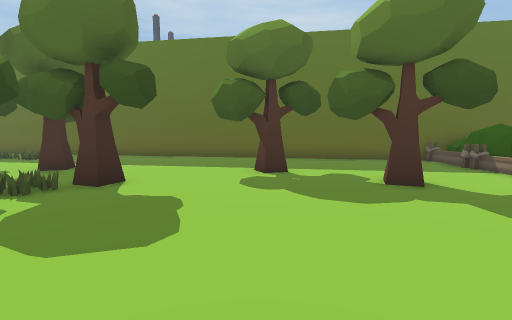
view 1 (above)

21 first-person views from a walk through a scene from a Unity 3-D project. The camera is 1.3 m above the floor, tilts 6° down and sees 85° across. The floor is counted in squares, 1 m on a side. Each view is taken from the middle of a square. On the plan, view 1 faces up. The plan holds only what a view shows up to about 13 squares ahead; the rest is blank. The place goes on beyond the plan. Some surface patterns are stand-ins.

view 2
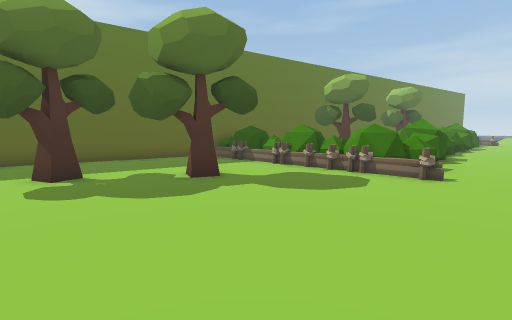

view 3
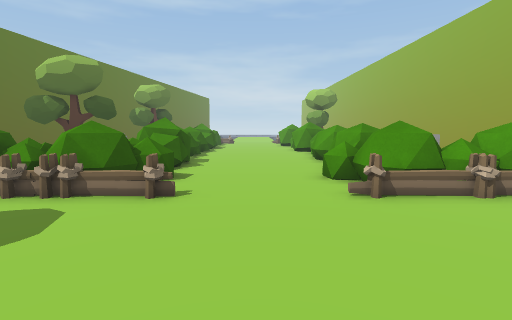

view 4
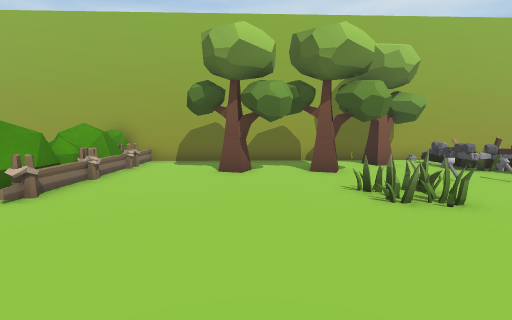

view 5
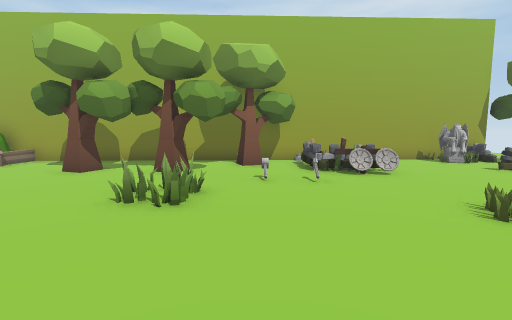

view 6
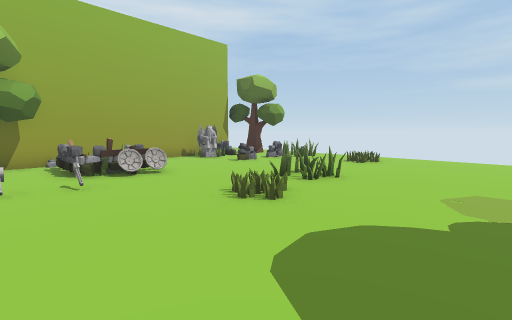

view 7
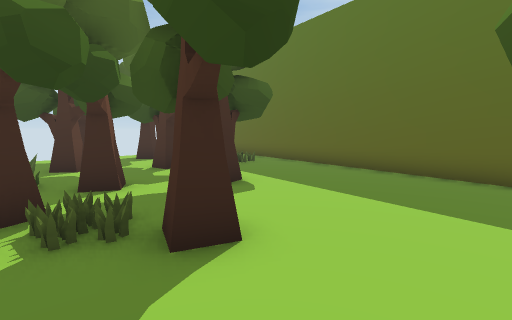

view 8
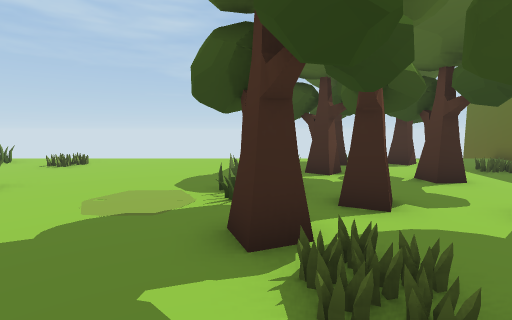

view 9
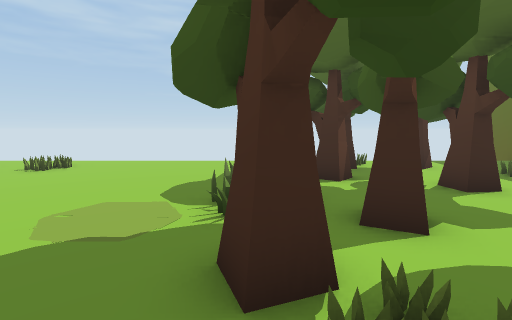

view 10
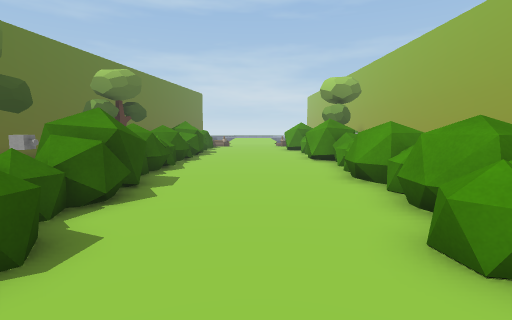

view 11
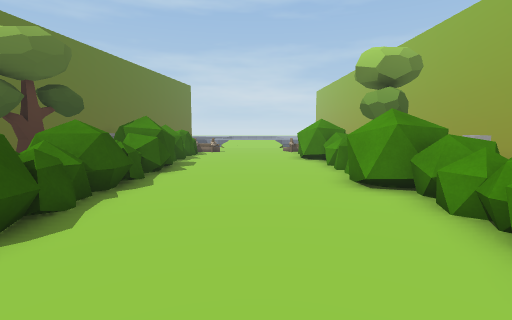

view 12
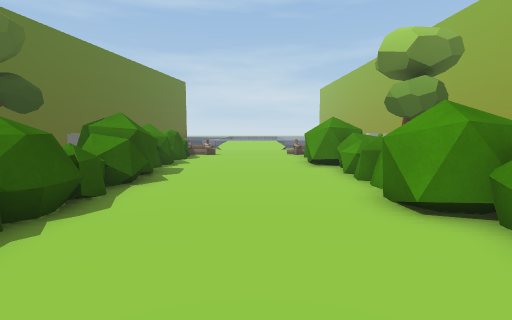

view 13
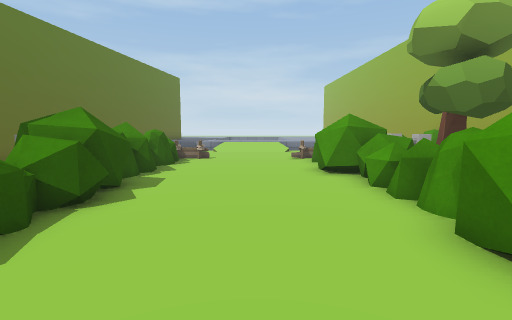

view 14
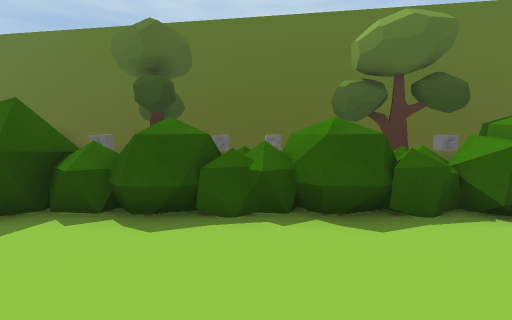

view 15
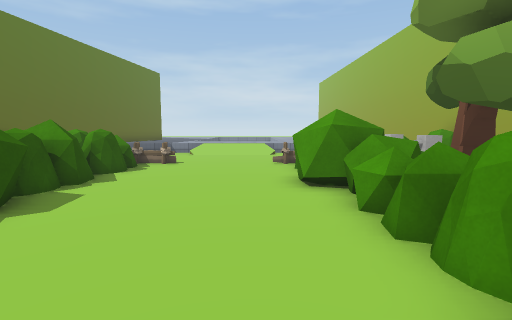

view 16
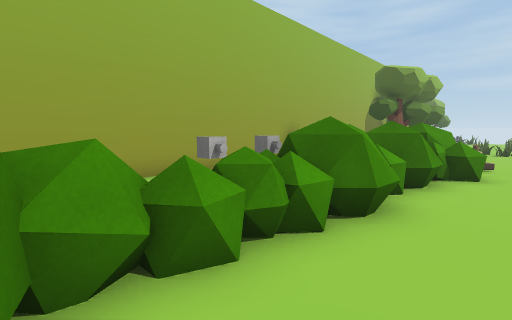

view 17
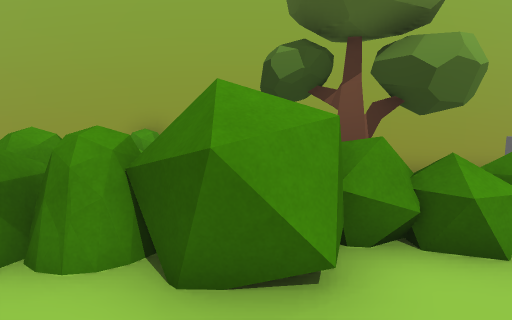

view 18
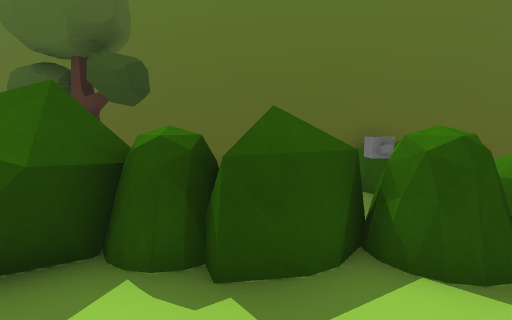

view 19
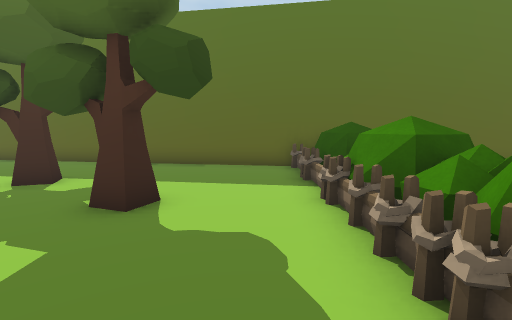

view 20
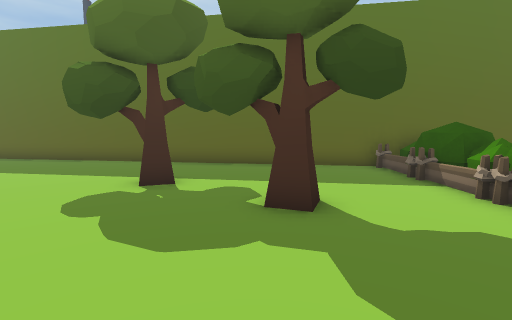

view 21
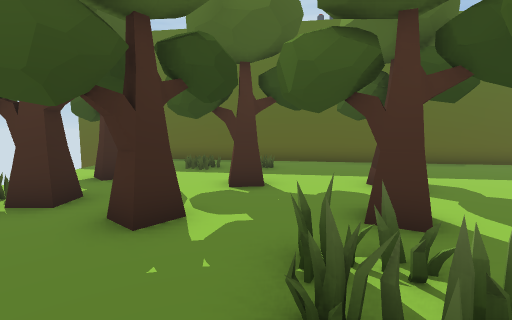

### Floor plan
Key: @ floor where view 1 was taken; # wall or solid block; . floor; O other object.
Columns run from 16 left of view 1 to 29 right of it. Each row starts with its distance up from view 1.
 16 ######
 15  ... #######
 14  ... ......#######
 13   ..O.O..........#######
 12  #.....................######
 11  OO.....................O   #######
 10  .O..OO..O.............OOO    O   #######
  9  O...O...O......OO.....OOO    #O        ######
  8   O.............O.......O     OO     #O     OO
  7   ..OO.##..#O.....#OO...OO           OO     OO
  6    .#......O...........OOO       OOO   OO   OO
  5     ...O.OO............OOO   O     O   O OOOOO
  4  ........O..............OOOOOOOOOOOOOOOOOOOOOO
  3  ........................OOOOOOOOOOOOOOOO.O.O.
  2  .......................O.O...................
  1  .............................................
  0  ...............@.............................
 -1  .........O...................................
 -2  .O....O........O......OOOO.........O.....O...
 -3   ......................OO OO OOOOOOOOOOOOOOOO
 -4  ...........O..........OOO OO OOOOOOOOOOOOO OO
 -5  .........OO...........OOOO     O O OO #OOOO O
 -6    OOOO...OOO..#OO#OO...OO
 -7      .....  O...........O                    O
 -8      .O..   O#OO........OO            #######O
 -9     OOO..   ############O#############
-10     ##O#####
-11       O

Where each view was taken, in squares from view 1:
view 1: 0 up, 0 right, facing up
view 2: 0 up, 1 left, facing up-right
view 3: 0 up, 2 right, facing right
view 4: 3 up, 3 right, facing down
view 5: 3 up, 2 left, facing down
view 6: 3 up, 2 left, facing down-left
view 7: 5 up, 1 left, facing up-left
view 8: 5 up, 3 left, facing left
view 9: 5 up, 4 left, facing left
view 10: 0 up, 7 right, facing right
view 11: 0 up, 13 right, facing right
view 12: 0 up, 15 right, facing right
view 13: 0 up, 17 right, facing right
view 14: 1 down, 18 right, facing up
view 15: 1 down, 19 right, facing right
view 16: 1 down, 19 right, facing down-left
view 17: 0 up, 26 right, facing down
view 18: 1 up, 26 right, facing up
view 19: 2 up, 6 right, facing up
view 20: 2 up, 3 right, facing up
view 21: 3 up, 10 left, facing up
